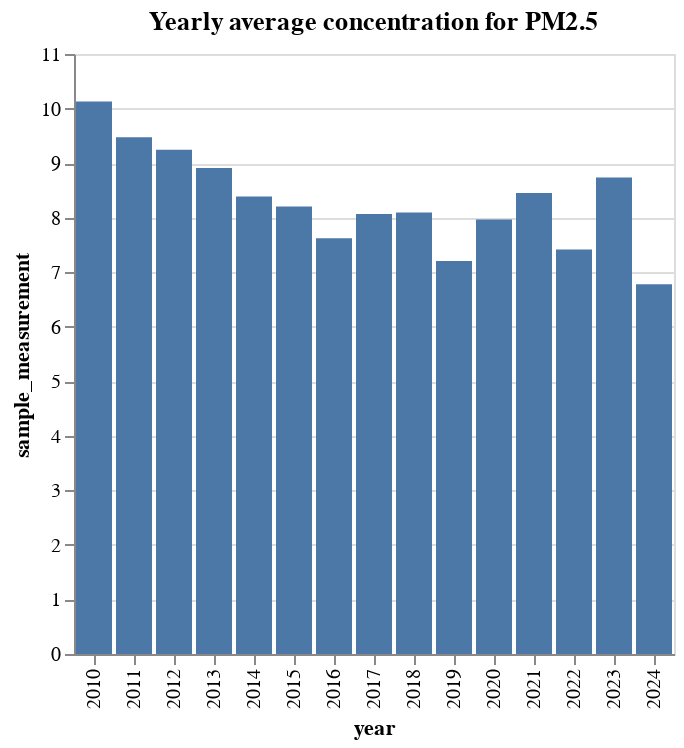

Notebook source saved alongside this figure:
### Code cell
alt.Chart(us_avg_pm2_by_year).mark_bar().encode(
    x=alt.X("year:N"),
    y="sample_measurement:Q"
).properties(
    title="Yearly average concentration for PM2.5"
)

### Figure 1 — Vega-Lite specification as saved in the notebook (floating-point values rounded to 4 significant figures)
{"config": {"view": {"continuousWidth": 300, "continuousHeight": 300}}, "data": {"name": "data-4375463ba6af54cbdb0d4304d1cbe0e5"}, "mark": {"type": "bar"}, "encoding": {"x": {"field": "year", "type": "nominal"}, "y": {"field": "sample_measurement", "type": "quantitative"}}, "title": "Yearly average concentration for PM2.5", "$schema": "https://vega.github.io/schema/vega-lite/v5.17.0.json", "datasets": {"data-4375463ba6af54cbdb0d4304d1cbe0e5": [{"year": 2010, "sample_measurement": 10.13}, {"year": 2011, "sample_measurement": 9.475}, {"year": 2012, "sample_measurement": 9.242}, {"year": 2013, "sample_measurement": 8.908}, {"year": 2014, "sample_measurement": 8.389}, {"year": 2015, "sample_measurement": 8.204}, {"year": 2016, "sample_measurement": 7.621}, {"year": 2017, "sample_measurement": 8.068}, {"year": 2018, "sample_measurement": 8.094}, {"year": 2019, "sample_measurement": 7.207}, {"year": 2020, "sample_measurement": 7.967}, {"year": 2021, "sample_measurement": 8.452}, {"year": 2022, "sample_measurement": 7.417}, {"year": 2023, "sample_measurement": 8.736}, {"year": 2024, "sample_measurement": 6.777}]}}
